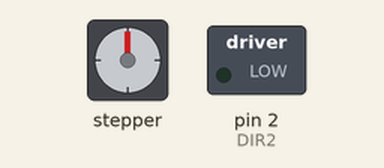
The sketch below on a simulated Arduino Uno, built with avr-gcc and run on an emulated ATmega328P. On the bench: stepper motor, switched loads named in the sketch (green lamp = pin HIGH). Wiring (inferred from the names in the program): stepper motor driver (200 steps per turn assumed): step pin 3; direction pin 4; enable pin 7. Pins used as bus, display or sensor lines are not drawn.

Above: at 0.1 s.
At 22.6 s:
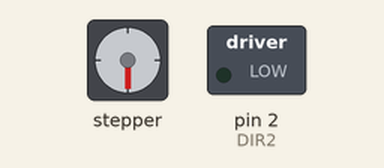
Timing chart, 0 to 40.0 s (numbered marks = the images above):
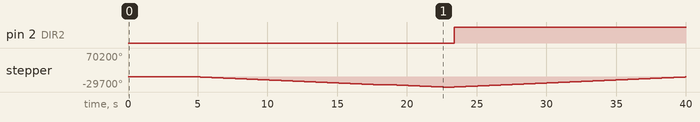

The sketch:

gripper.ino
```cpp
/******************************************************************************
******************************************************************************/

// Pins for all input
int DIR2  = 2; //define Direction pin
int PUL2  = 3; //define Pulse pin

int DIR   = 4; //define Direction pin
int PUL   = 5; //define Pulse pin
int ENA   = 7; //define Enable Pin

//Motor Command from raspberry pi:
struct motor_command {
   int id;
   int motor_steps; // Steps
};

struct motor_command cur_motor_cmd3; // Horizontal
struct motor_command cur_motor_cmd4; // Vertical

void setup()
{
  Serial.begin(9600);

  pinMode (ENA, OUTPUT);

  // Horizontal Motor
  pinMode (PUL, OUTPUT);
  pinMode (DIR, OUTPUT);

  // Vertical Motor
  pinMode (PUL2, OUTPUT);
  pinMode (DIR2, OUTPUT);

  // Set initial speed to 0
  cur_motor_cmd3.motor_steps = 0;
  cur_motor_cmd4.motor_steps = 0;
}

void horizontal_forward(int forward_maxstep){
  int step_size = 700;
  for (int i=0; i<forward_maxstep; i++)    //Forward 5000 steps
  {
    digitalWrite(DIR,LOW);
    digitalWrite(PUL,HIGH);
    delayMicroseconds(step_size);
    digitalWrite(PUL,LOW);
    delayMicroseconds(step_size);
  }
}

void horizontal_backward(int backwards_maxstep){
  int step_size = 700;
  for (int i=0; i<backwards_maxstep; i++)    //Forward 5000 steps
  {
    digitalWrite(DIR,HIGH);
    digitalWrite(PUL,HIGH);
    delayMicroseconds(step_size);
    digitalWrite(PUL,LOW);
    delayMicroseconds(step_size);
  }
}

void vertical_up(int up_maxstep){
  int step_size = 500;
  for (int i=0; i<up_maxstep; i++)    //Forward 5000 steps
  {
    digitalWrite(DIR2,LOW);
    digitalWrite(PUL2,HIGH);
    delayMicroseconds(step_size);
    digitalWrite(PUL2,LOW);
    delayMicroseconds(step_size);
  }
}

void vertical_down(int up_maxstep){
  int step_size = 500;
  for (int i=0; i<up_maxstep; i++)    //Forward 5000 steps
  {
    digitalWrite(DIR2,HIGH);
    digitalWrite(PUL2,HIGH);
    delayMicroseconds(step_size);
    digitalWrite(PUL2,LOW);
    delayMicroseconds(step_size);
  }
}


void get_command_motor()
{

  // Get motor navigation command from raspberry pi:
  if (Serial.available() > 0) {

    int id = Serial.parseInt();
    // check to make sure its id not a speed:
    while(id > 5 || id <-4)
    {
      id = Serial.parseInt();
      Serial.println(id);
    }
    Serial.println(id);

    if (Serial.available() > 0) {
      int motor_steps = Serial.parseInt();
        switch (id)
        {
          // Horizontal Actuator
          case 3:
            cur_motor_cmd3.motor_steps = motor_steps;
            if (cur_motor_cmd3.motor_steps > 10)
            {
              horizontal_forward(cur_motor_cmd3.motor_steps);
            }
            if (cur_motor_cmd3.motor_steps < -10)
            {
              horizontal_backward(cur_motor_cmd3.motor_steps);
            }
            break;
          // Vertical Actuator
          case 4:
            cur_motor_cmd4.motor_steps = motor_steps;
            if (cur_motor_cmd4.motor_steps > 10)
            {
              vertical_up(cur_motor_cmd4.motor_steps);
            }
            if (cur_motor_cmd4.motor_steps < -10)
            {
              vertical_down(cur_motor_cmd4.motor_steps);
            }
            break;
          default:
            break;
        }
        Serial.println(motor_steps);

    }

  }

}

void loop()
{

  delay(5000);
  // Testing Pickup:
  // First row:
  vertical_up(13000); // 2nd row
  horizontal_forward(600);
  vertical_up(3500);
  horizontal_backward(600);
  vertical_down(13000);
  vertical_down(3500);

//  horizontal_forward(600);
//  vertical_up(3500);
//  horizontal_backward(600);
//  vertical_down(3500);


}
```

Measured:
- by itself, pin 2 (DIR2): LOW → HIGH at 23.4 s
- by itself, stepper: turns 23400° counter-clockwise in 13.2 s, then 6300° counter-clockwise in 3.5 s, then 29522° clockwise in 16.6 s
